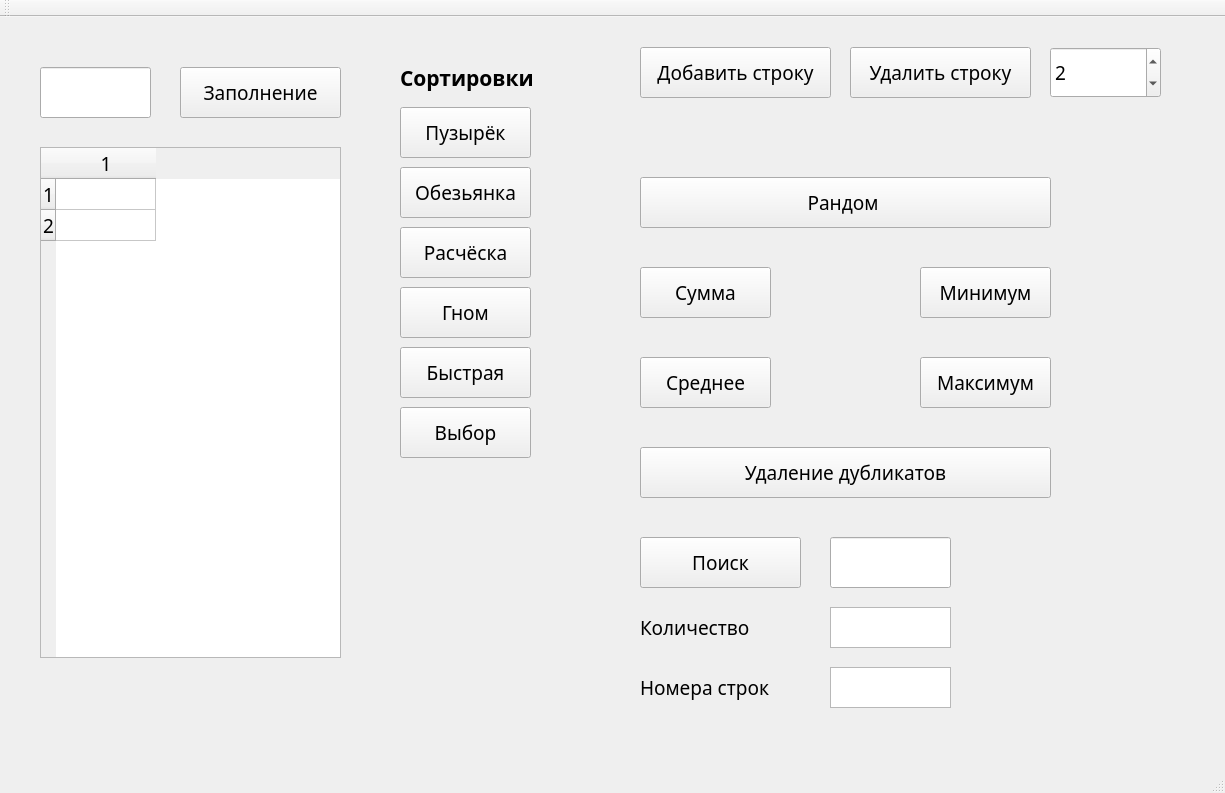
<?xml version="1.0" encoding="UTF-8"?>
<ui version="4.0">
 <class>MainWindow</class>
 <widget class="QMainWindow" name="MainWindow">
  <property name="geometry">
   <rect>
    <x>0</x>
    <y>0</y>
    <width>1225</width>
    <height>793</height>
   </rect>
  </property>
  <property name="font">
   <font>
    <family>Gadugi</family>
    <pointsize>14</pointsize>
    <weight>50</weight>
    <bold>false</bold>
   </font>
  </property>
  <property name="windowTitle">
   <string>MainWindow</string>
  </property>
  <widget class="QWidget" name="centralWidget">
   <widget class="QTableWidget" name="tableWidget">
    <property name="geometry">
     <rect>
      <x>40</x>
      <y>130</y>
      <width>301</width>
      <height>511</height>
     </rect>
    </property>
    <property name="rowCount">
     <number>2</number>
    </property>
    <property name="columnCount">
     <number>1</number>
    </property>
    <row/>
    <row/>
    <column/>
   </widget>
   <widget class="QPushButton" name="pushButton_AddRow">
    <property name="geometry">
     <rect>
      <x>640</x>
      <y>30</y>
      <width>191</width>
      <height>51</height>
     </rect>
    </property>
    <property name="text">
     <string>Добавить строку</string>
    </property>
   </widget>
   <widget class="QPushButton" name="pushButton_DelRow">
    <property name="geometry">
     <rect>
      <x>850</x>
      <y>30</y>
      <width>181</width>
      <height>51</height>
     </rect>
    </property>
    <property name="text">
     <string>Удалить строку</string>
    </property>
   </widget>
   <widget class="QSpinBox" name="spinBox_Row">
    <property name="geometry">
     <rect>
      <x>1050</x>
      <y>30</y>
      <width>111</width>
      <height>51</height>
     </rect>
    </property>
    <property name="minimum">
     <number>1</number>
    </property>
    <property name="maximum">
     <number>20</number>
    </property>
    <property name="value">
     <number>2</number>
    </property>
   </widget>
   <widget class="QPushButton" name="pushButton_Sum">
    <property name="geometry">
     <rect>
      <x>640</x>
      <y>250</y>
      <width>131</width>
      <height>51</height>
     </rect>
    </property>
    <property name="text">
     <string>Сумма</string>
    </property>
   </widget>
   <widget class="QLabel" name="label_Sum">
    <property name="geometry">
     <rect>
      <x>780</x>
      <y>250</y>
      <width>121</width>
      <height>51</height>
     </rect>
    </property>
    <property name="text">
     <string/>
    </property>
   </widget>
   <widget class="QPushButton" name="pushButton_Random">
    <property name="geometry">
     <rect>
      <x>640</x>
      <y>160</y>
      <width>411</width>
      <height>51</height>
     </rect>
    </property>
    <property name="text">
     <string>Рандом </string>
    </property>
   </widget>
   <widget class="QPushButton" name="pushButton_Min">
    <property name="geometry">
     <rect>
      <x>920</x>
      <y>250</y>
      <width>131</width>
      <height>51</height>
     </rect>
    </property>
    <property name="text">
     <string>Минимум</string>
    </property>
   </widget>
   <widget class="QPushButton" name="pushButton_Max">
    <property name="geometry">
     <rect>
      <x>920</x>
      <y>340</y>
      <width>131</width>
      <height>51</height>
     </rect>
    </property>
    <property name="text">
     <string>Максимум</string>
    </property>
   </widget>
   <widget class="QLabel" name="label_Min">
    <property name="geometry">
     <rect>
      <x>1060</x>
      <y>250</y>
      <width>121</width>
      <height>51</height>
     </rect>
    </property>
    <property name="text">
     <string/>
    </property>
   </widget>
   <widget class="QLabel" name="label_Max">
    <property name="geometry">
     <rect>
      <x>1060</x>
      <y>330</y>
      <width>121</width>
      <height>51</height>
     </rect>
    </property>
    <property name="text">
     <string/>
    </property>
   </widget>
   <widget class="QPushButton" name="pushButton_Average">
    <property name="geometry">
     <rect>
      <x>640</x>
      <y>340</y>
      <width>131</width>
      <height>51</height>
     </rect>
    </property>
    <property name="text">
     <string>Среднее</string>
    </property>
   </widget>
   <widget class="QLabel" name="label_Average">
    <property name="geometry">
     <rect>
      <x>780</x>
      <y>340</y>
      <width>91</width>
      <height>51</height>
     </rect>
    </property>
    <property name="text">
     <string/>
    </property>
   </widget>
   <widget class="QLabel" name="label_sort">
    <property name="geometry">
     <rect>
      <x>400</x>
      <y>40</y>
      <width>171</width>
      <height>41</height>
     </rect>
    </property>
    <property name="font">
     <font>
      <pointsize>16</pointsize>
      <weight>75</weight>
      <bold>true</bold>
     </font>
    </property>
    <property name="text">
     <string>Сортировки</string>
    </property>
   </widget>
   <widget class="QPushButton" name="pushButton_Boubble">
    <property name="geometry">
     <rect>
      <x>400</x>
      <y>90</y>
      <width>131</width>
      <height>51</height>
     </rect>
    </property>
    <property name="text">
     <string>Пузырёк</string>
    </property>
   </widget>
   <widget class="QPushButton" name="pushButton_monk">
    <property name="geometry">
     <rect>
      <x>400</x>
      <y>150</y>
      <width>131</width>
      <height>51</height>
     </rect>
    </property>
    <property name="text">
     <string>Обезьянка</string>
    </property>
   </widget>
   <widget class="QPushButton" name="pushButton_brush">
    <property name="geometry">
     <rect>
      <x>400</x>
      <y>210</y>
      <width>131</width>
      <height>51</height>
     </rect>
    </property>
    <property name="text">
     <string>Расчёска</string>
    </property>
   </widget>
   <widget class="QPushButton" name="pushButton_gnom">
    <property name="geometry">
     <rect>
      <x>400</x>
      <y>270</y>
      <width>131</width>
      <height>51</height>
     </rect>
    </property>
    <property name="text">
     <string>Гном</string>
    </property>
   </widget>
   <widget class="QPushButton" name="pushButton_quick">
    <property name="geometry">
     <rect>
      <x>400</x>
      <y>330</y>
      <width>131</width>
      <height>51</height>
     </rect>
    </property>
    <property name="text">
     <string>Быстрая</string>
    </property>
   </widget>
   <widget class="QPushButton" name="pushButton_vibor">
    <property name="geometry">
     <rect>
      <x>400</x>
      <y>390</y>
      <width>131</width>
      <height>51</height>
     </rect>
    </property>
    <property name="text">
     <string>Выбор</string>
    </property>
   </widget>
   <widget class="QPushButton" name="pushButton_dubli">
    <property name="geometry">
     <rect>
      <x>640</x>
      <y>430</y>
      <width>411</width>
      <height>51</height>
     </rect>
    </property>
    <property name="text">
     <string>Удаление дубликатов</string>
    </property>
   </widget>
   <widget class="QLabel" name="label_kolich">
    <property name="geometry">
     <rect>
      <x>640</x>
      <y>590</y>
      <width>151</width>
      <height>41</height>
     </rect>
    </property>
    <property name="text">
     <string>Количество</string>
    </property>
   </widget>
   <widget class="QLabel" name="label_nomera">
    <property name="geometry">
     <rect>
      <x>640</x>
      <y>650</y>
      <width>151</width>
      <height>41</height>
     </rect>
    </property>
    <property name="text">
     <string>Номера строк</string>
    </property>
   </widget>
   <widget class="QPushButton" name="pushButton_poisk">
    <property name="geometry">
     <rect>
      <x>640</x>
      <y>520</y>
      <width>161</width>
      <height>51</height>
     </rect>
    </property>
    <property name="text">
     <string>Поиск</string>
    </property>
   </widget>
   <widget class="QLineEdit" name="lineEdit_znach">
    <property name="geometry">
     <rect>
      <x>830</x>
      <y>520</y>
      <width>121</width>
      <height>51</height>
     </rect>
    </property>
   </widget>
   <widget class="QTextEdit" name="textEdit_KOLICH">
    <property name="geometry">
     <rect>
      <x>830</x>
      <y>590</y>
      <width>121</width>
      <height>41</height>
     </rect>
    </property>
   </widget>
   <widget class="QTextEdit" name="textEdit_NOMER">
    <property name="geometry">
     <rect>
      <x>830</x>
      <y>650</y>
      <width>121</width>
      <height>41</height>
     </rect>
    </property>
   </widget>
   <widget class="QLineEdit" name="lineEdit_zn">
    <property name="geometry">
     <rect>
      <x>40</x>
      <y>50</y>
      <width>111</width>
      <height>51</height>
     </rect>
    </property>
   </widget>
   <widget class="QPushButton" name="pushButton">
    <property name="geometry">
     <rect>
      <x>180</x>
      <y>50</y>
      <width>161</width>
      <height>51</height>
     </rect>
    </property>
    <property name="text">
     <string>Заполнение</string>
    </property>
   </widget>
  </widget>
  <widget class="QMenuBar" name="menuBar">
   <property name="geometry">
    <rect>
     <x>0</x>
     <y>0</y>
     <width>1225</width>
     <height>26</height>
    </rect>
   </property>
  </widget>
  <widget class="QToolBar" name="mainToolBar">
   <attribute name="toolBarArea">
    <enum>TopToolBarArea</enum>
   </attribute>
   <attribute name="toolBarBreak">
    <bool>false</bool>
   </attribute>
  </widget>
  <widget class="QStatusBar" name="statusBar"/>
 </widget>
 <layoutdefault spacing="6" margin="11"/>
 <resources/>
 <connections/>
</ui>
